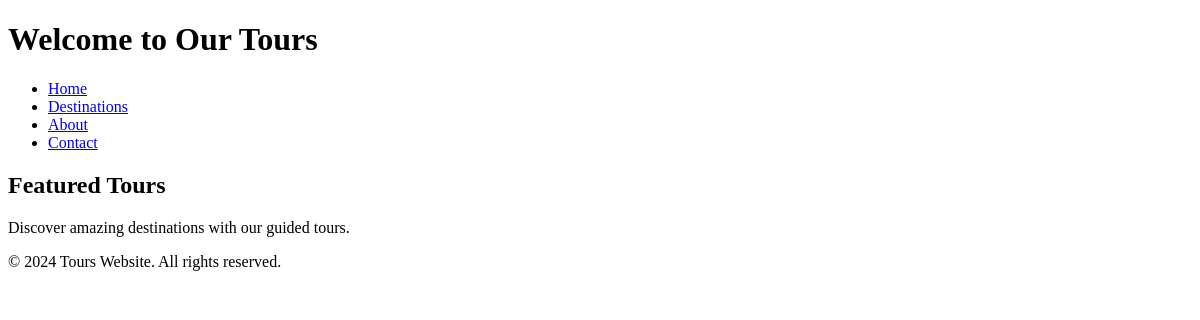
Before: / with the older database file.
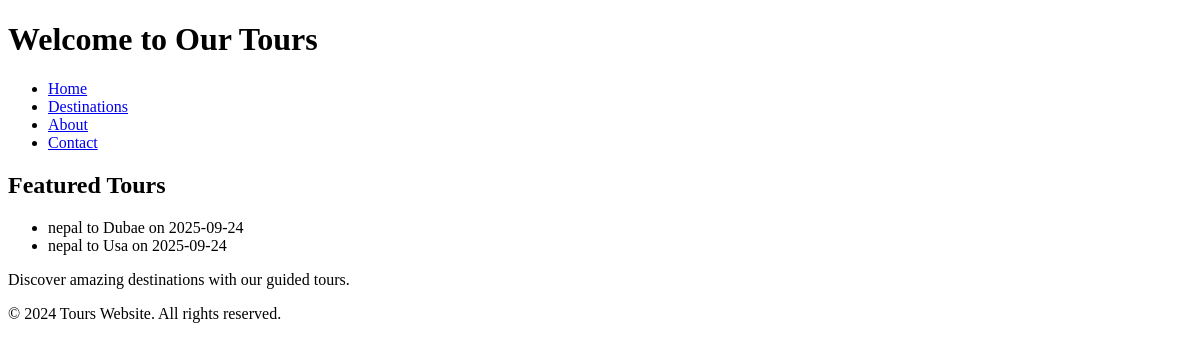
After: the same page with the newer database file.
### project2/models.py (models this page shows)
class Tour(models.Model):
    origin_country = models.CharField(max_length = 60 )
    destination_country = models.CharField(max_length = 60 )
    price = models.DecimalField(max_digits=10, decimal_places=2)
    duration = models.IntegerField()
    date = models.DateField()
    def __str__(self):
        return f" {self.origin_country} to {self.destination_country} on {self.date}"

### project2/views.py (the view)
# urls.py: path('', views.index, name='index'),
def index(request):
    tours = Tour.objects.all()
    context = {'tours': tours}
    return render(request, 'tours/index.html', context)

### project2/templates/tours/index.html (shortened to what this page needs)
<!DOCTYPE html>
<html lang="en">
<head>
</head>
<body>
    <header>
        <h1>Welcome to Our Tours</h1>
        <nav>
            <ul>
                <li><a href="#home">Home</a></li>
                <li><a href="#destinations">Destinations</a></li>
                <li><a href="#about">About</a></li>
                <li><a href="#contact">Contact</a></li>
            </ul>
        </nav>
    </header>
    <main>
        <section id="home">
            <h2>Featured Tours</h2>
            <ul>
                {% for tour in tours %}
                <li>{{ tour}}</li>
                {% endfor %}
            </ul>
            <p>Discover amazing destinations with our guided tours.</p>
        </section>
    </main>
    <footer>
        <p>&copy; 2024 Tours Website. All rights reserved.</p>
    </footer>
</body>
</html>

Changed rows visible on the page:
added Tour: origin_country+destination_country+date "nepal to Dubae on 2025-09-24"
added Tour: origin_country+destination_country+date "nepal to Usa on 2025-09-24"
